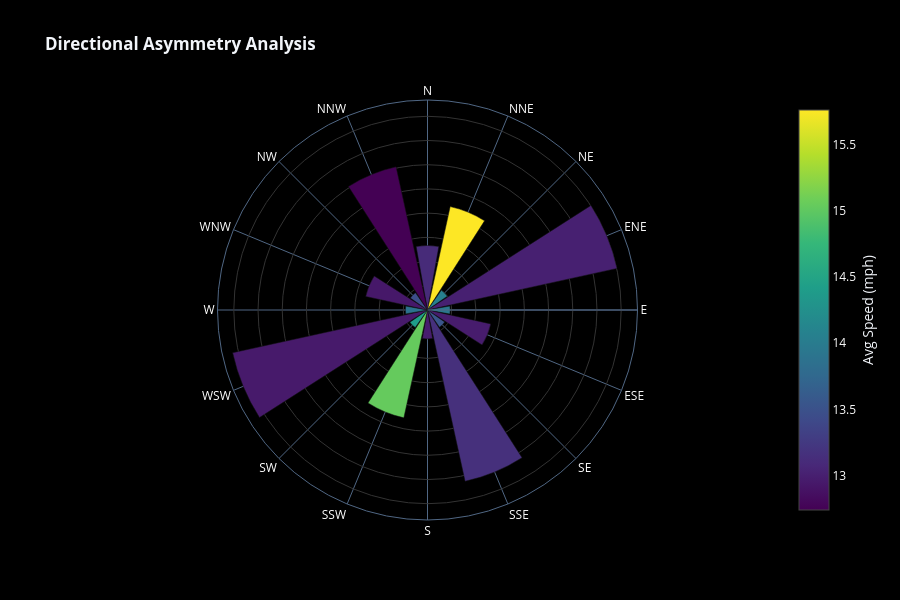

The code cell stored with this chart in its notebook:
### Code cell
import pandas as pd
import numpy as np
import sqlite3
import plotly.express as px
import plotly.graph_objects as go
import plotly.io as pio

# Configuración para asegurar que las imágenes estáticas se generen bien
pio.kaleido.scope.mathjax = None

# 1. CARGA DE DATOS
# ---------------------------------------------------------
conn = sqlite3.connect("traffic.db")
# Tu tabla original usa 'speed_kmh', confirmando que viene en métrico
traffic = pd.read_sql_query("SELECT * FROM SF_snapshots", conn)
conn.close()

# Procesamiento de fechas
traffic['timestamp_retrieved'] = pd.to_datetime(traffic['timestamp_retrieved'])
traffic['hour'] = traffic['timestamp_retrieved'].dt.hour

# --- CONVERSIÓN A FORMATO DE EE.UU. (MPH) ---
# Creamos la columna en Millas porque la pediste en formato US.
# Si no hacemos esto, los números no tendrán sentido para una audiencia de USA.
traffic['speed_mph'] = traffic['speed_kmh'] * 0.621371

# Creamos la copia de trabajo
df_vis = traffic.copy()

print("Data loaded. Converted to MPH for US audience.")


# 2. GRÁFICO DE FLUJO (FLOW DYNAMICS)
# ---------------------------------------------------------
# Redondeo para crear la cuadrícula
df_vis['lat_bin'] = df_vis['lat'].round(3)
df_vis['lon_bin'] = df_vis['lon'].round(3)

# Agrupamos usando la nueva columna en MPH
grid = df_vis.groupby(['lat_bin', 'lon_bin']).agg({
    'speed_mph': 'mean',
    'bearing': 'mean',
    'vehicle_id': 'count'
}).reset_index()

# Filtramos tráfico muy lento (< 3 mph para reducir ruido)
grid = grid[grid['speed_mph'] > 3]

# Cálculos vectoriales
grid['rads'] = np.radians(90 - grid['bearing'])
scale_factor = 0.00006  # Ajustado ligeramente para MPH

grid['delta_lon'] = np.cos(grid['rads']) * grid['speed_mph'] * scale_factor
grid['delta_lat'] = np.sin(grid['rads']) * grid['speed_mph'] * scale_factor

# Preparar líneas
start_lats = grid['lat_bin'].values
start_lons = grid['lon_bin'].values
end_lats = start_lats + grid['delta_lat'].values
end_lons = start_lons + grid['delta_lon'].values

empty = np.full(len(grid), None)
lats_lines = np.column_stack((start_lats, end_lats, empty)).flatten()
lons_lines = np.column_stack((start_lons, end_lons, empty)).flatten()

# Visualización
fig1 = go.Figure()

fig1.add_trace(go.Scattermap(
    lat=lats_lines, lon=lons_lines,
    mode='lines',
    line=dict(width=1.5, color='#00ffff'),
    hoverinfo='skip',
    name='Flow'
))

fig1.add_trace(go.Scattermap(
    lat=grid['lat_bin'], lon=grid['lon_bin'],
    mode='markers',
    marker=dict(
        size=4,
        color=grid['speed_mph'], # Usamos MPH
        colorscale='Inferno',
        showscale=True,
        colorbar=dict(title="Speed (mph)", x=0.95, tickfont=dict(color='white'))
    ),
    text=grid['speed_mph'].round(1).astype(str) + ' mph',
    hoverinfo='text',
    name='Speed'
))

fig1.update_layout(
    title=dict(text="<b>SF Flow Dynamics</b> (Filtered > 3 mph)", font=dict(color='white', size=20)),
    # IMPORTANTE: Usamos 'carto-darkmatter' para permitir la descarga gratuita sin token
    map=dict(style="carto-darkmatter", center=dict(lat=37.7749, lon=-122.4194), zoom=11.5),
    paper_bgcolor='black',
    margin={"r":0,"t":50,"l":0,"b":0},
    showlegend=False
)

# Descargar y mostrar
fig1.write_image("SF_Flow_Dynamics_MPH.png", width=1200, height=800, scale=2)
fig1.show()


# 3. ANÁLISIS DIRECCIONAL (POLAR CHART)
# ---------------------------------------------------------
df_polar = df_vis[df_vis['speed_mph'] > 1].copy()
bins = np.linspace(0, 360, 17)
labels = ["N", "NNE", "NE", "ENE", "E", "ESE", "SE", "SSE", "S", "SSW", "SW", "WSW", "W", "WNW", "NW", "NNW"]

df_polar['cardinal_direction'] = pd.cut(df_polar['bearing'], bins=bins, labels=labels, include_lowest=True)

polar_data = df_polar.groupby('cardinal_direction', observed=False).agg(
    frequency=('vehicle_id', 'count'),
    mean_speed=('speed_mph', 'mean')
).reset_index()

fig2 = go.Figure()
fig2.add_trace(go.Barpolar(
    r=polar_data['frequency'],
    theta=polar_data['cardinal_direction'],
    marker=dict(
        color=polar_data['mean_speed'],
        colorscale='Viridis',
        showscale=True,
        colorbar=dict(title='Avg Speed (mph)', title_side='right', tickfont=dict(color='white'))
    ),
    name='Direction'
))

fig2.update_layout(
    title="<b>Directional Asymmetry Analysis</b>",
    template='plotly_dark',
    paper_bgcolor='black',
    polar=dict(
        bgcolor='black',
        radialaxis=dict(visible=True, showticklabels=False, gridcolor='#333'),
        angularaxis=dict(tickfont=dict(color='white'), rotation=90, direction="clockwise")
    ),
    height=600
)

fig2.write_image("Directional_Analysis_MPH.png", width=1000, height=800, scale=2)
fig2.show()


# 4. MAPA DE RIESGO (SAFETY RISK MAP)
# ---------------------------------------------------------
# Cálculo de físicas (Aceleración)
df_telematics = df_vis.sort_values(['vehicle_id', 'timestamp_retrieved'])
df_telematics['dt'] = df_telematics.groupby('vehicle_id')['timestamp_retrieved'].diff().dt.total_seconds()
df_telematics['dv_mph'] = df_telematics.groupby('vehicle_id')['speed_mph'].diff()

# Filtrar intervalos válidos
df_telematics = df_telematics[(df_telematics['dt'] > 0) & (df_telematics['dt'] < 60)]

# Aceleración en MPH por segundo
df_telematics['accel_mphs'] = df_telematics['dv_mph'] / df_telematics['dt']

# Filtro de frenado brusco (ajustado para MPH)
# -5.6 mph/s es aprox -2.5 m/s^2 (tu umbral original)
hard_braking = df_telematics[df_telematics['accel_mphs'] < -5.6]
hard_braking = hard_braking[hard_braking['accel_mphs'] > -35] # Limpiar ruido

fig3 = go.Figure()

# Capa de eventos individuales
fig3.add_trace(go.Scattermap(
    lat=hard_braking['lat'], lon=hard_braking['lon'],
    mode='markers',
    marker=dict(
        size=8,
        color=hard_braking['accel_mphs'],
        colorscale='Reds_r',
        opacity=0.7,
        cmin=-15, cmax=-5.6
    ),
    text="Decel: " + hard_braking['accel_mphs'].round(1).astype(str) + " mph/s",
    name='Braking'
))

# Capa de densidad
fig3.add_trace(go.Densitymapbox(
    lat=hard_braking['lat'], lon=hard_braking['lon'],
    z=hard_braking['accel_mphs'].abs(),
    radius=15, colorscale="Hot", opacity=0.5,
    name='Risk Density'
))

fig3.update_layout(
    title="<b>Telematics Risk Map</b><br>Hard Braking (Decel > 5.6 mph/s)",
    # Nuevamente, carto-darkmatter para permitir descarga
    map=dict(style="carto-darkmatter", center=dict(lat=37.7749, lon=-122.4194), zoom=12),
    paper_bgcolor='black',
    font=dict(color='white'),
    margin={"r":0,"t":50,"l":0,"b":0},
    showlegend=False
)

fig3.write_image("Safety_Risk_Map_MPH.png", width=1200, height=800, scale=2)
fig3.show()

### Figure 1 — Plotly figure (JSON) as saved in the notebook; plotly's stock layout.template omitted (floating-point values rounded to 4 significant figures)
{"data": [{"marker": {"color": [13.1, 15.76, 14.05, 13.01, 13.94, 12.98, 13.54, 13.15, 12.98, 15.04, 14.41, 12.95, 13.89, 12.94, 13.46, 12.74], "colorbar": {"tickfont": {"color": "white"}, "title": {"side": "right", "text": "Avg Speed (mph)"}}, "colorscale": [[0, "#440154"], [0.1111, "#482878"], [0.2222, "#3e4989"], [0.3333, "#31688e"], [0.4444, "#26828e"], [0.5556, "#1f9e89"], [0.6667, "#35b779"], [0.7778, "#6ece58"], [0.8889, "#b5de2b"], [1, "#fde725"]], "showscale": true}, "name": "Direction", "r": [26653, 43729, 9978, 80151, 9388, 26756, 8659, 72435, 11951, 45591, 8870, 82398, 9129, 26131, 8641, 60542], "theta": ["N", "NNE", "NE", "ENE", "E", "ESE", "SE", "SSE", "S", "SSW", "SW", "WSW", "W", "WNW", "NW", "NNW"], "type": "barpolar"}], "layout": {"height": 600, "paper_bgcolor": "black", "polar": {"angularaxis": {"direction": "clockwise", "rotation": 90, "tickfont": {"color": "white"}}, "bgcolor": "black", "radialaxis": {"gridcolor": "#333", "showticklabels": false, "visible": true}}, "title": {"text": "<b>Directional Asymmetry Analysis</b>"}}}
